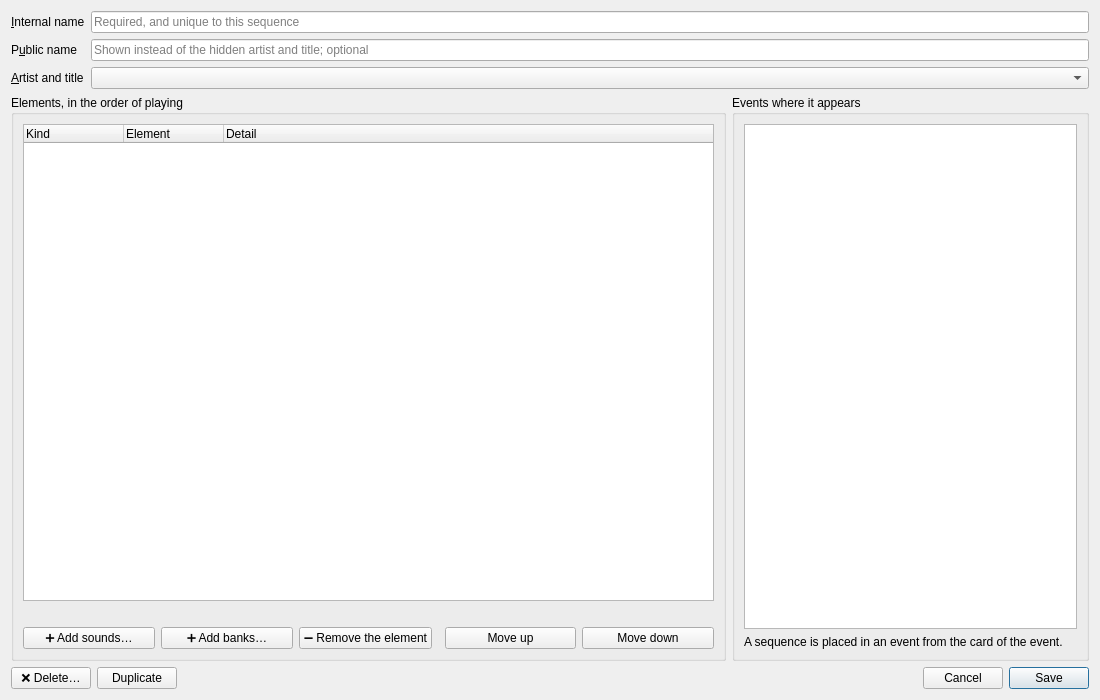
<?xml version="1.0" encoding="UTF-8"?>
<ui version="4.0">
 <class>SequenceCard</class>
 <widget class="QWidget" name="SequenceCard">
  <property name="geometry">
   <rect>
    <x>0</x>
    <y>0</y>
    <width>1100</width>
    <height>700</height>
   </rect>
  </property>
  <layout class="QVBoxLayout" name="arrangement" stretch="0,1,0">
   <item>
    <layout class="QFormLayout" name="form">
     <item row="0" column="0">
      <widget class="QLabel" name="internal_name_caption">
       <property name="text">
        <string>&amp;Internal name</string>
       </property>
       <property name="buddy">
        <cstring>internal_name</cstring>
       </property>
      </widget>
     </item>
     <item row="0" column="1">
      <widget class="QLineEdit" name="internal_name">
       <property name="maxLength">
        <number>255</number>
       </property>
       <property name="placeholderText">
        <string>Required, and unique to this sequence</string>
       </property>
      </widget>
     </item>
     <item row="1" column="0">
      <widget class="QLabel" name="public_name_caption">
       <property name="text">
        <string>P&amp;ublic name</string>
       </property>
       <property name="buddy">
        <cstring>public_name</cstring>
       </property>
      </widget>
     </item>
     <item row="1" column="1">
      <widget class="QLineEdit" name="public_name">
       <property name="maxLength">
        <number>255</number>
       </property>
       <property name="placeholderText">
        <string>Shown instead of the hidden artist and title; optional</string>
       </property>
      </widget>
     </item>
     <item row="2" column="0">
      <widget class="QLabel" name="hiding_caption">
       <property name="text">
        <string>&amp;Artist and title</string>
       </property>
       <property name="buddy">
        <cstring>hiding</cstring>
       </property>
      </widget>
     </item>
     <item row="2" column="1">
      <widget class="QComboBox" name="hiding" />
     </item>
    </layout>
   </item>
   <item>
    <layout class="QHBoxLayout" name="lists" stretch="2,1">
     <item>
      <widget class="QGroupBox" name="item_group">
       <property name="title">
        <string>Elements, in the order of playing</string>
       </property>
       <layout class="QVBoxLayout" name="item_layout">
        <item>
         <widget class="QTreeWidget" name="items">
          <property name="alternatingRowColors">
           <bool>true</bool>
          </property>
          <property name="selectionMode">
           <enum>QAbstractItemView::SelectionMode::SingleSelection</enum>
          </property>
          <property name="rootIsDecorated">
           <bool>false</bool>
          </property>
          <property name="uniformRowHeights">
           <bool>true</bool>
          </property>
          <column>
           <property name="text">
            <string comment="category">Kind</string>
           </property>
          </column>
          <column>
           <property name="text">
            <string>Element</string>
           </property>
          </column>
          <column>
           <property name="text">
            <string>Detail</string>
           </property>
          </column>
         </widget>
        </item>
        <item>
         <widget class="QLabel" name="warning">
          <property name="wordWrap">
           <bool>true</bool>
          </property>
         </widget>
        </item>
        <item>
         <layout class="QHBoxLayout" name="item_buttons">
          <item>
           <widget class="QPushButton" name="add_sounds">
            <property name="text">
             <string>➕ Add sounds…</string>
            </property>
           </widget>
          </item>
          <item>
           <widget class="QPushButton" name="add_banks">
            <property name="text">
             <string>➕ Add banks…</string>
            </property>
           </widget>
          </item>
          <item>
           <widget class="QPushButton" name="remove_item">
            <property name="text">
             <string>➖ Remove the element</string>
            </property>
           </widget>
          </item>
          <item>
           <spacer name="item_space">
            <property name="orientation">
             <enum>Qt::Orientation::Horizontal</enum>
            </property>
           </spacer>
          </item>
          <item>
           <widget class="QPushButton" name="raise_">
            <property name="text">
             <string>Move up</string>
            </property>
           </widget>
          </item>
          <item>
           <widget class="QPushButton" name="go_down">
            <property name="text">
             <string>Move down</string>
            </property>
           </widget>
          </item>
         </layout>
        </item>
       </layout>
      </widget>
     </item>
     <item>
      <widget class="QGroupBox" name="event_group">
       <property name="title">
        <string>Events where it appears</string>
       </property>
       <layout class="QVBoxLayout" name="event_layout">
        <item>
         <widget class="QListWidget" name="events">
          <property name="alternatingRowColors">
           <bool>true</bool>
          </property>
         </widget>
        </item>
        <item>
         <widget class="QLabel" name="event_explanation">
          <property name="text">
           <string>A sequence is placed in an event from the card of the event.</string>
          </property>
          <property name="wordWrap">
           <bool>true</bool>
          </property>
         </widget>
        </item>
       </layout>
      </widget>
     </item>
    </layout>
   </item>
   <item>
    <layout class="QHBoxLayout" name="foot" stretch="0,0,1,0,0">
     <item>
      <widget class="QPushButton" name="delete">
       <property name="text">
        <string>❌ Delete…</string>
       </property>
       <property name="toolTip">
        <string>Deletes the element from the database, after confirmation; no file is touched.</string>
       </property>
      </widget>
     </item>
     <item>
      <widget class="QPushButton" name="duplicate">
       <property name="text">
        <string>Duplicate</string>
       </property>
       <property name="toolTip">
        <string>Opens a copy of the element in a new card; nothing is saved before “Save”.</string>
       </property>
      </widget>
     </item>
     <item>
      <widget class="QLabel" name="message">
       <property name="wordWrap">
        <bool>true</bool>
       </property>
      </widget>
     </item>
     <item>
      <widget class="QPushButton" name="cancel">
       <property name="text">
        <string>Cancel</string>
       </property>
      </widget>
     </item>
     <item>
      <widget class="QPushButton" name="save">
       <property name="text">
        <string>Save</string>
       </property>
       <property name="default">
        <bool>true</bool>
       </property>
      </widget>
     </item>
    </layout>
   </item>
  </layout>
 </widget>
 <resources />
 <connections />
</ui>
